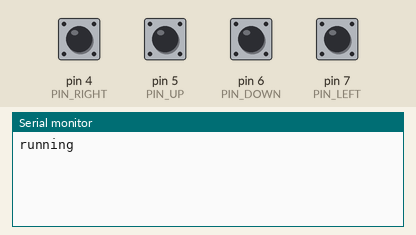
This sketch was run on a simulated Arduino Uno, built with avr-gcc and run on an emulated ATmega328P. On the bench: the last lines printed to the serial monitor. The inputs (shaded band) are chosen by the test bench; at power-on: pin 4 (PIN_RIGHT), pin 5 (PIN_UP), pin 6 (PIN_DOWN), pin 7 (PIN_LEFT) HIGH.

Above: at 2.2 s.
2.3 s: pin 4 (PIN_RIGHT) pulled LOW for 0.15 s
At 3.3 s:
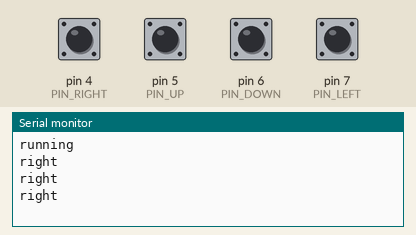
3.9 s: pin 5 (PIN_UP) pulled LOW for 0.15 s
At 5.2 s:
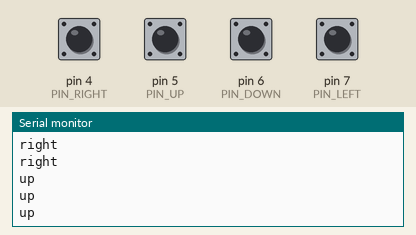
5.5 s: pin 6 (PIN_DOWN) pulled LOW for 0.15 s
At 6.8 s:
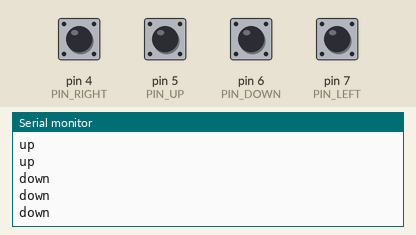
7.1 s: pin 7 (PIN_LEFT) pulled LOW for 0.15 s
At 8.7 s:
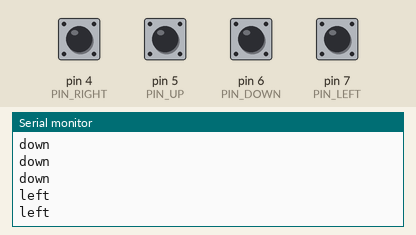

Measured:
- after the input at 2.3 s, the serial monitor: prints a new line at once (image 1)
- after the input at 3.9 s, the serial monitor: prints a new line at once (image 2)
- after the input at 5.5 s, the serial monitor: prints a new line after 0.05 s (image 3)
- after the input at 7.1 s, the serial monitor: prints a new line after 0.06 s (image 4)

The sketch:

debug-keyboard.ino
```cpp
const int PIN_LEFT=7;
const int PIN_DOWN=6;
const int PIN_UP=5;
const int PIN_RIGHT=4;

bool pressedState[4] = { false };

const unsigned long SLURRY = 100;
unsigned long uptime = 0;
unsigned long lastSpoon = 0;

void setup() {
  Serial.begin(9600);
  pinMode(PIN_LEFT, INPUT_PULLUP);
  pinMode(PIN_DOWN, INPUT_PULLUP);
  pinMode(PIN_UP, INPUT_PULLUP);
  pinMode(PIN_RIGHT, INPUT_PULLUP);

  Serial.write("running\r\n\r\n");
  delay(1000);
}

void loop() {
  uptime = millis();
  if (!digitalRead(PIN_LEFT)) {
    pressedState[0] = true;
  }
  if (!digitalRead(PIN_DOWN)) {
    pressedState[1] = true;
  }
  if (!digitalRead(PIN_UP)) {
    pressedState[2] = true;
  }
  if (!digitalRead(PIN_RIGHT)) {
    pressedState[3] = true;
  }

  if (lastSpoon + SLURRY < uptime) {
    sendCereal();
  }
}

void sendCereal() {
  lastSpoon = uptime;
  if (pressedState[0]) {
    Serial.write("left\r\n");
    pressedState[0] = false;
  }
  if (pressedState[1]) {
    Serial.write("down\r\n");
    pressedState[1] = false;
  }
  if (pressedState[2]) {
    Serial.write("up\r\n");
    pressedState[2] = false;
  }
  if (pressedState[3]) {
    Serial.write("right\r\n");
    pressedState[3] = false;
  }
}
```
